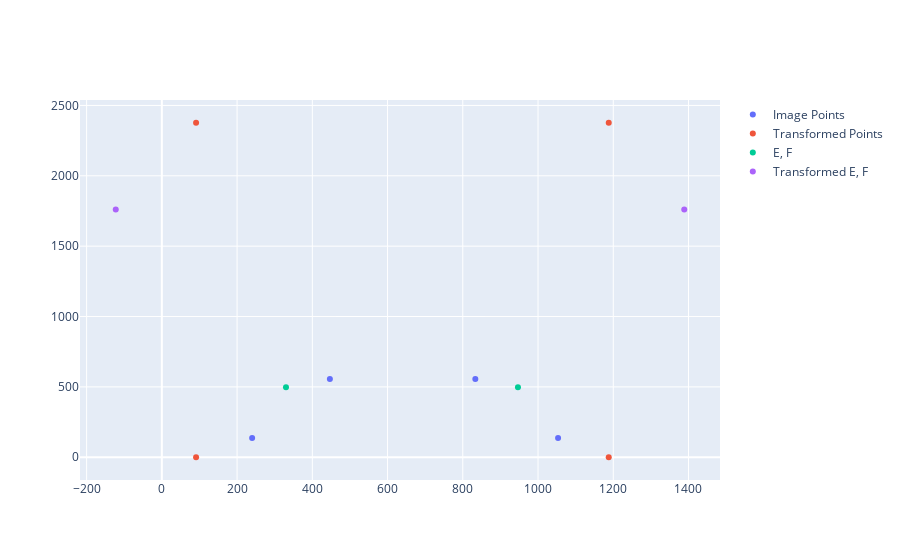

Notebook code cell kept with this figure:
### Code cell
fig.add_trace(go.Scatter(x=[E_image[0], F_image[0]], y=[E_image[1], F_image[1],], mode='markers', name='E, F'))
fig.add_trace(go.Scatter(x=[E_transformed[0], F_transformed[0]], y=[E_transformed[1], F_transformed[1]], mode='markers', name='Transformed E, F'))
#fig.add_trace(go.Scatter(x=[E_ground[0], F_ground[0]], y=[E_ground[1], F_ground[1]], mode='markers', name='Ground E, F'))

### Figure 1 — Plotly figure (JSON) as saved in the notebook; plotly's stock layout.template omitted (floating-point values rounded to 4 significant figures)
{"data": [{"mode": "markers", "name": "Image Points", "type": "scatter", "x": [446.7, 833.3, 1053.0, 240], "y": [556.7, 556.7, 136.7, 136.7]}, {"mode": "markers", "name": "Transformed Points", "type": "scatter", "x": [91.0, 1188.0, 1188.0, 91.0], "y": [2377.0, 2377.0, 0, 1.331e-13]}, {"mode": "markers", "name": "E, F", "type": "scatter", "x": [330, 946.7], "y": [496.7, 496.7]}, {"mode": "markers", "name": "Transformed E, F", "type": "scatter", "x": [-122.6, 1389.0], "y": [1760.0, 1760.0]}], "layout": {}}
